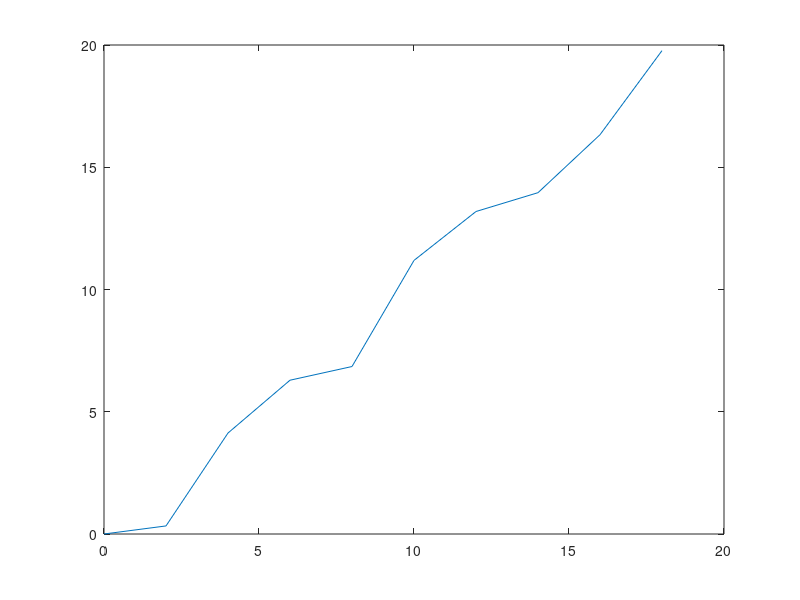
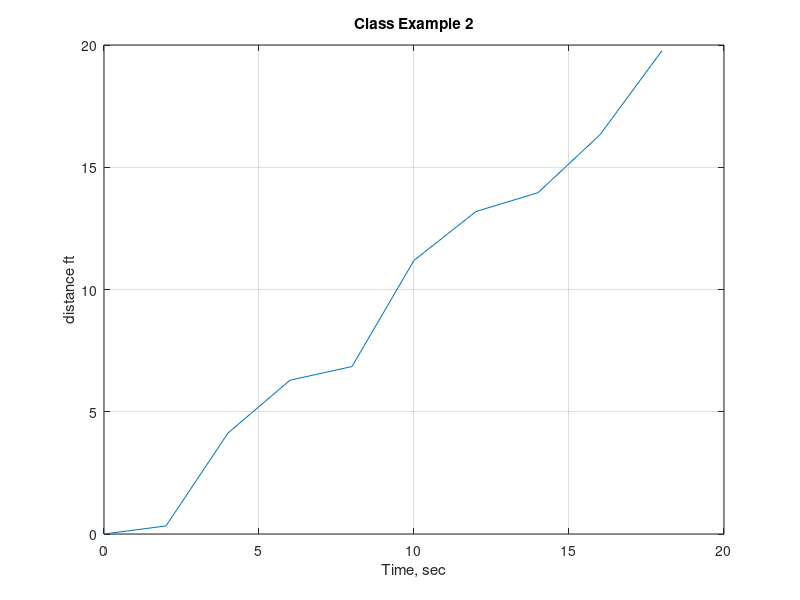
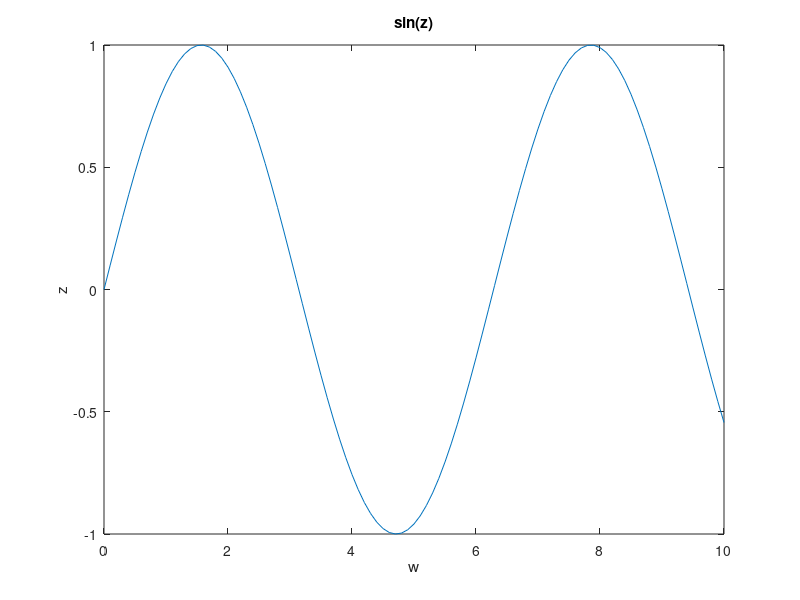
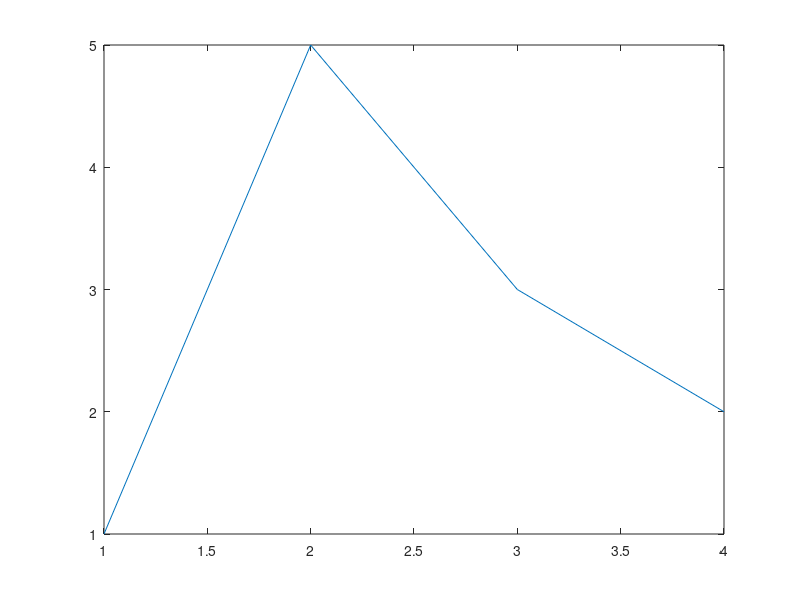

MATLAB code to generate these figures, in order:
clc; clear; format compact
%% Exaple 1
x=[0:2:18]
%x=linspace(0,8,10);

y=[0, 0.33, 4.13, 6.29, 6.85, 11.19,13.19, ...
    13.96, 16.33, 19.77]; %Distance, Ft
figure (1)
plot(x,y)
%% Example 2
%givens
x=[0:2:18]
%x=linspace(0,8,10);

y=[0, 0.33, 4.13, 6.29, 6.85, 11.19,13.19, ...
    13.96, 16.33, 19.77]; %Distance, Ft
figure (2)
plot(x,y)
%labels
title('Class Example 2')
xlabel('Time, sec')
ylabel('distance ft')
grid on
%% Exaple 3
%givens
z=[0:.1:10]
w=sin(z);

%plotting
figure(3)

plot(z,w)

title('sin(z)')
xlabel('w')
ylabel('z')

sinz_25=w(25)
%% Example 4
%plotting a single array

figure(4)

z=[1 5 3 2];
plot(z)

%% Example 5
% Plotting multiple lines
x= 0:pi/100:2*pi;
y2=cos(x*4)
figure(5)
plot(x,y2)
hold on
y2=sin(x);
plot(x,y2, 'r-.')
hold off

%% Example 6
% Plotting multiple lines
x= 0:pi/100:2*pi;
y2=cos(x*4)
y2=sin(x)
figure(6)
plot(x,y2,'ks',x,y2, 'r-.')

%% Example 7
%Groupong outputs
x= 0:pi/100:2*pi;
y1=cos(x)*2;
y2=cos(x)*3;
y3=cos(x)*4;
y4=cos(x)*5;
Y=[y1;y2;y3;y4]
figure(7)
plot(x,Y)

%% Example 8 axis scaling

x=[1:10];
y=[58.5 63.8 64.2 67.3 71.5 88.3 90.1 90.6 89.5 90.4]
figure(8)
plot(x,y,'ok',x,y*2,'--xr',x,y/2,'-b')

%scaling axis
axis([0,11,0,200])
    
